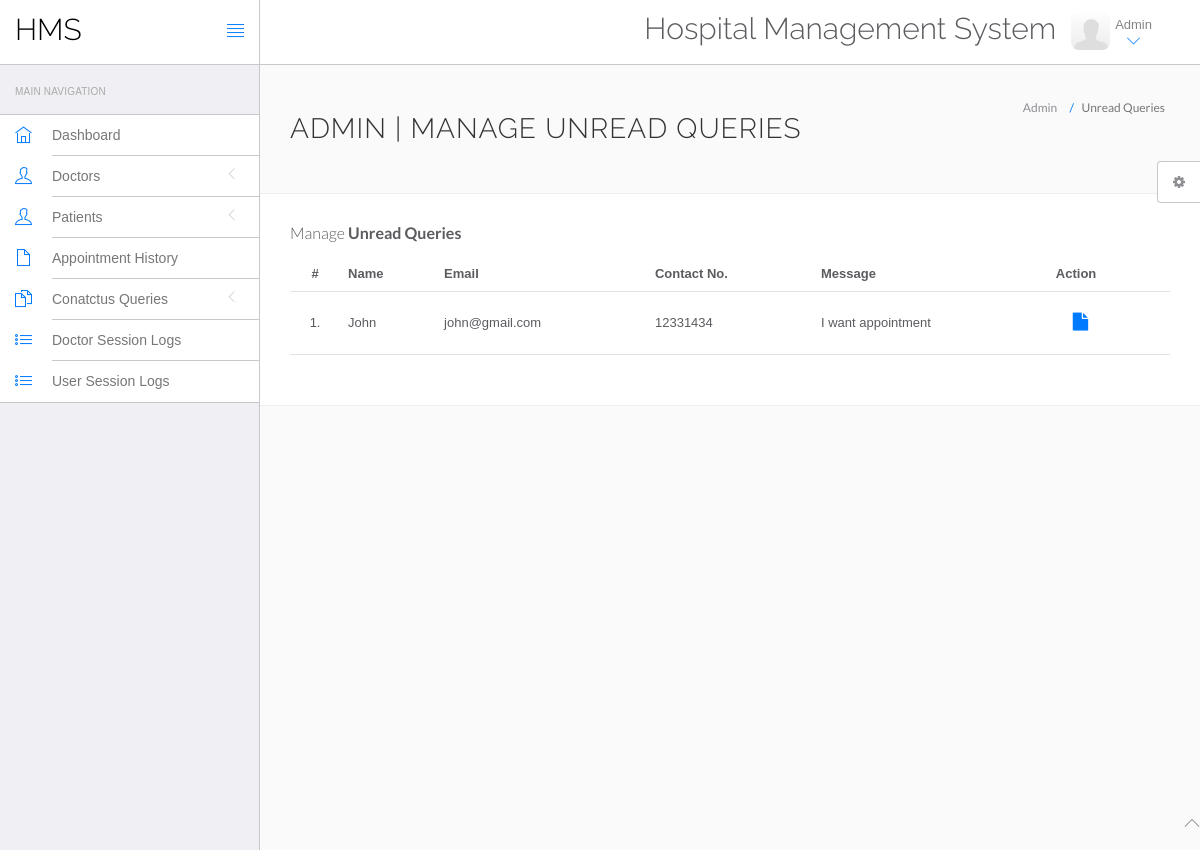
Page /hms/admin/unread-queries.php (signed in) on the committed database.
### tables this page shows
CREATE TABLE `tblcontactus` (
  `id` int(11) NOT NULL,
  `fullname` varchar(255) DEFAULT NULL,
  `email` varchar(255) DEFAULT NULL,
  `contactno` bigint(12) DEFAULT NULL,
  `message` mediumtext DEFAULT NULL,
  `PostingDate` timestamp NULL DEFAULT current_timestamp(),
  `AdminRemark` mediumtext DEFAULT NULL,
  `LastupdationDate` timestamp NULL DEFAULT NULL ON UPDATE current_timestamp(),
  `IsRead` int(11) DEFAULT NULL
);

### hms/admin/unread-queries.php (the view, shortened to what this page needs)
<?php
include('include/config.php');
?>
<!DOCTYPE html>
<html lang="en">
	<head>
		<link rel="stylesheet" href="vendor/bootstrap/css/bootstrap.min.css">
		<link rel="stylesheet" href="vendor/fontawesome/css/font-awesome.min.css">
		<link rel="stylesheet" href="vendor/themify-icons/themify-icons.min.css">
		<link href="vendor/animate.css/animate.min.css" rel="stylesheet" media="screen">
		<link href="vendor/perfect-scrollbar/perfect-scrollbar.min.css" rel="stylesheet" media="screen">
		<link href="vendor/switchery/switchery.min.css" rel="stylesheet" media="screen">
		<link href="vendor/bootstrap-touchspin/jquery.bootstrap-touchspin.min.css" rel="stylesheet" media="screen">
		<link href="vendor/select2/select2.min.css" rel="stylesheet" media="screen">
		<link href="vendor/bootstrap-datepicker/bootstrap-datepicker3.standalone.min.css" rel="stylesheet" media="screen">
		<link href="vendor/bootstrap-timepicker/bootstrap-timepicker.min.css" rel="stylesheet" media="screen">
		<link rel="stylesheet" href="assets/css/styles.css">
		<link rel="stylesheet" href="assets/css/plugins.css">
		<link rel="stylesheet" href="assets/css/themes/theme-1.css" id="skin_color" />
	</head>
	<body>
		<div id="app">
<?php include('include/sidebar.php');?>
			<div class="app-content">
						<?php include('include/header.php');?>
				<div class="main-content" >
					<div class="wrap-content container" id="container">
						<section id="page-title">
							<div class="row">
								<div class="col-sm-8">
									<h1 class="mainTitle">Admin | Manage Unread Queries</h1>
																	</div>
								<ol class="breadcrumb">
									<li>
										<span>Admin</span>
									</li>
									<li class="active">
										<span>Unread Queries</span>
									</li>
								</ol>
							</div>
						</section>
						<div class="container-fluid container-fullw bg-white">
									<div class="row">
								<div class="col-md-12">
									<h5 class="over-title margin-bottom-15">Manage <span class="text-bold">Unread Queries</span></h5>
									<table class="table table-hover" id="sample-table-1">
										<thead>
											<tr>
												<th class="center">#</th>
												<th>Name</th>
												<th class="hidden-xs">Email</th>
												<th>Contact No. </th>
												<th>Message </th>
												<th>Action</th>
											</tr>
										</thead>
										<tbody>
<?php
$sql=mysqli_query($con,"select * from tblcontactus where IsRead is null");
$cnt=1;
while($row=mysqli_fetch_array($sql))
{
?>
											<tr>
												<td class="center"><?php echo $cnt;?>.</td>
												<td class="hidden-xs"><?php echo $row['fullname'];?></td>
												<td><?php echo $row['email'];?></td>
												<td><?php echo $row['contactno'];?></td>
												<td><?php echo $row['message'];?></td>
												<td >
												<div class="visible-md visible-lg hidden-sm hidden-xs">
							<a href="query-details.php?id=<?php echo $row['id'];?>" class="btn btn-transparent btn-lg" title="View Details"><i class="fa fa-file"></i></a>
												</div>
												</td>
											</tr>
											<?php
$cnt=$cnt+1;
											 }?>
										</tbody>
									</table>
								</div>
							</div>
								</div>
							</div>
						</div>
					</div>
				</div>
	<?php include('include/footer.php');?>
	<?php include('include/setting.php');?>
	</body>
</html>

### hms/admin/assets/css/themes/theme-1.css (style rules this page uses)
body { background: #FAFAFA; }

### rows in the picture
tblcontactus: fullname "John", email "john@gmail.com", contactno "12331434", message "I want appointment"
